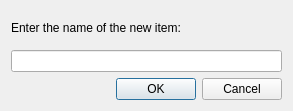
<ui version="4.0" >
 <class>AddBox</class>
 <widget class="QWidget" name="AddBox" >
  <property name="geometry" >
   <rect>
    <x>0</x>
    <y>0</y>
    <width>293</width>
    <height>111</height>
   </rect>
  </property>
  <property name="sizePolicy" >
   <sizepolicy vsizetype="Fixed" hsizetype="Preferred" >
    <horstretch>0</horstretch>
    <verstretch>0</verstretch>
   </sizepolicy>
  </property>
  <property name="windowTitle" >
   <string>New Item</string>
  </property>
  <layout class="QVBoxLayout" name="verticalLayout" >
   <item>
    <widget class="QLabel" name="label" >
     <property name="text" >
      <string>Enter the name of the new item:</string>
     </property>
    </widget>
   </item>
   <item>
    <widget class="QLineEdit" name="editED" />
   </item>
   <item>
    <widget class="QDialogButtonBox" name="buttonBox" >
     <property name="standardButtons" >
      <set>QDialogButtonBox::Cancel|QDialogButtonBox::Ok</set>
     </property>
    </widget>
   </item>
  </layout>
 </widget>
 <resources/>
 <connections/>
</ui>
